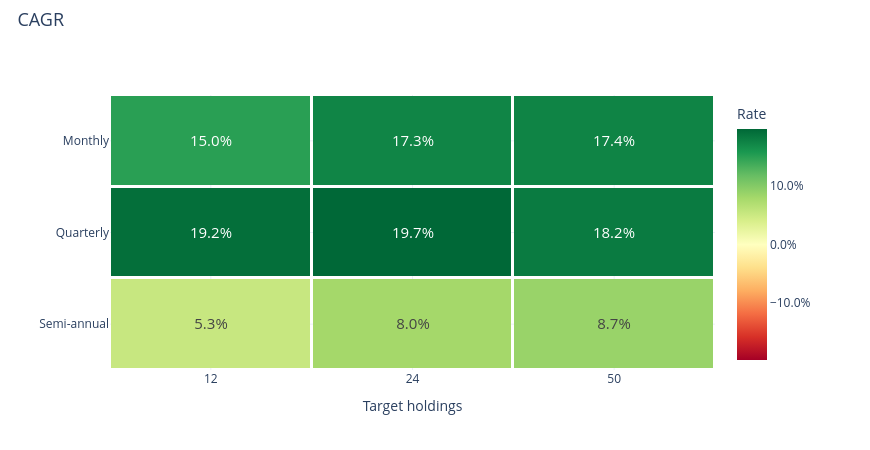

Notebook code for this chart:
### Markdown cell above
### CAGR

### Code cell
research.heatmap('cagr')

### Figure 1 — Plotly figure (JSON) as saved in the notebook; plotly's stock layout.template omitted (floating-point values rounded to 4 significant figures)
{"data": [{"colorbar": {"tickformat": ".1%", "title": {"text": "Rate"}}, "colorscale": [[0.0, "rgb(165,0,38)"], [0.1, "rgb(215,48,39)"], [0.2, "rgb(244,109,67)"], [0.3, "rgb(253,174,97)"], [0.4, "rgb(254,224,139)"], [0.5, "rgb(255,255,191)"], [0.6, "rgb(217,239,139)"], [0.7, "rgb(166,217,106)"], [0.8, "rgb(102,189,99)"], [0.9, "rgb(26,152,80)"], [1.0, "rgb(0,104,55)"]], "text": [["15.0%", "17.3%", "17.4%"], ["19.2%", "19.7%", "18.2%"], ["5.3%", "8.0%", "8.7%"]], "textfont": {"size": 15}, "texttemplate": "%{text}", "type": "heatmap", "x": ["12", "24", "50"], "xgap": 3, "y": ["Monthly", "Quarterly", "Semi-annual"], "ygap": 3, "z": [[0.1501, 0.1732, 0.1744], [0.1917, 0.1971, 0.1818], [0.05301, 0.07971, 0.08695]], "zmax": 0.1971, "zmid": 0.0, "zmin": -0.1971}], "layout": {"height": 450, "hovermode": "closest", "legend": {"font": {"size": 12}, "itemclick": "toggle", "itemdoubleclick": "toggleothers", "x": 1.025, "y": 1}, "margin": {"b": 80, "l": 110, "r": 155, "t": 95}, "title": {"font": {"size": 18}, "text": "CAGR", "x": 0.02, "y": 0.97}, "width": 870, "xaxis": {"title": {"text": "Target holdings"}}, "yaxis": {"autorange": "reversed"}}}
